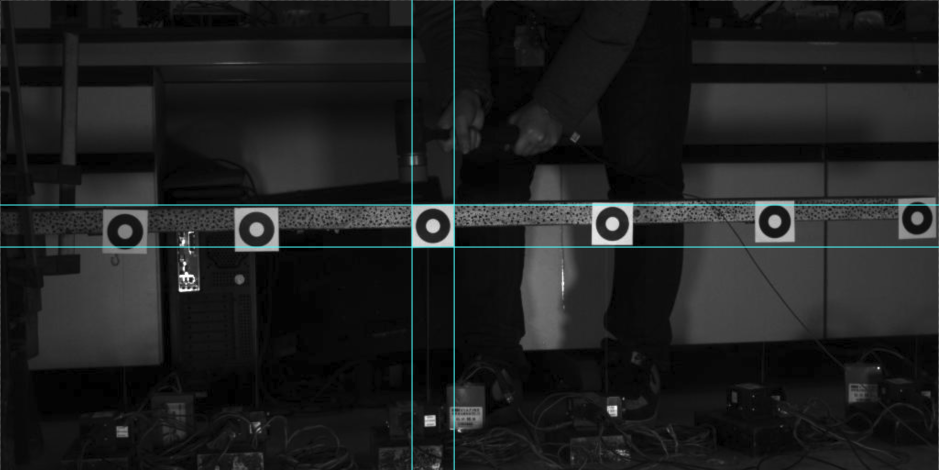
#> input picture img/2.png, 1878 x 939 px (shown at 1/2 size)
$ python -i frame_processing.py   (imports and definitions only)
#> lines starting #> are read from the running program, lines starting #| are printed output that depends on the picture; after the words box and inside, x2 and y2 are one past the last pixel; in counts of white or black regions, pixels touching at a corner belong together
#> further down, picture is the input picture: PIL image 1878x939 RGBA; mean R, G, B, A 29.8, 31, 31, 255
import cv2
import os
from PIL import Image, ImageEnhance
import numpy as np
from tqdm import tqdm

def pasue():
    if if_pause:
        input("Press Enter to continue...")

# [80 lines left out: functions display, display_dir, process_video, process_cropped, not called in this run]

def enhance_image(image):
    # 这一行创建了一个增强器对象，用于调整图像的对比度。
    enhancer = ImageEnhance.Contrast(image)
    enhanced_image = enhancer.enhance(3.0)  # 以调整这个系数来增加或减少对比度。
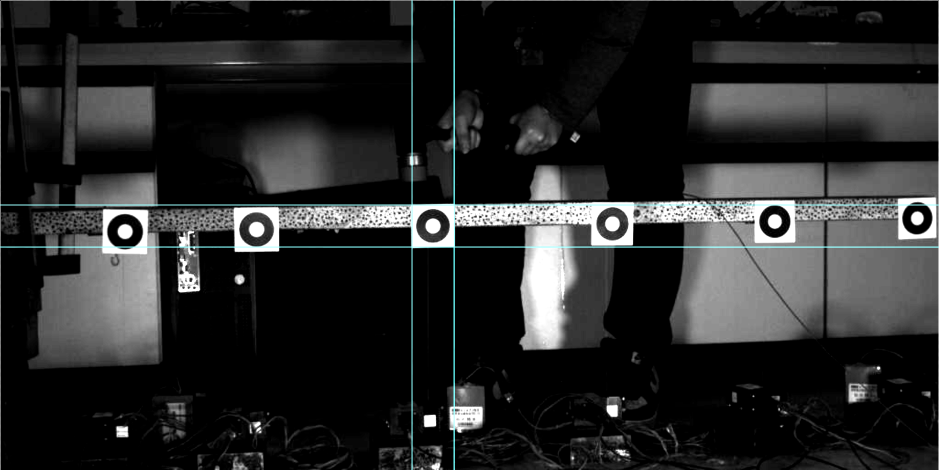
#> enhanced_image: PIL image 1878x939 RGBA (shown at 1/2 size); mean R, G, B, A 38.9, 39.7, 39.7, 255

    # 这一行将增强后的图像转换为灰度图像（'L'模式），即每个像素的强度用一个值表示（从黑到白）。
    gray_image = enhanced_image.convert('L')
    gray_array = np.array(gray_image)

    # 此行应用阈值处理将灰度图像转换为黑白图像。阈值为 128，低于此值的像素变为黑色（0），高于此值的像素变为白色（255）。cv2.THRESH_OTSU "是一种根据图像直方图自动确定阈值的方法。
    _, bw_image = cv2.threshold(gray_array, 128, 255, cv2.THRESH_BINARY | cv2.THRESH_OTSU)
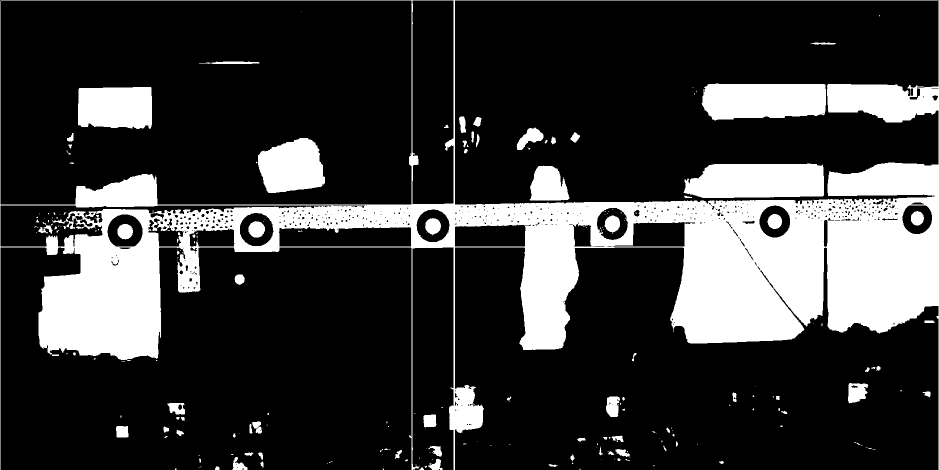
#> bw_image: shape (939, 1878) (shown at 1/2 size); 21.7% white; 230 white regions (142 under 20 px), largest, box (x1, y1, x2, y2) and area: (0, 0, 1878, 939) 304542, (1367, 327, 1648, 396) 17180, (1403, 167, 1652, 241) 16176

    # 这一行将黑白 NumPy 数组转换回 PIL 图像，以便显示或进一步处理。
    final_image = Image.fromarray(bw_image)
    return final_image

# [19 lines left out: function process_enhance, not called in this run]

# Parameters
if_pause = False
if_check = True
video_path = 'data/振动视频1.avi'
dir_temp = "data"
width,height=224,224

# [4 lines not run here, left out]

# [8 lines left out: function frame_processing, not called in this run]

>>> from PIL import Image
>>> picture = Image.open('../img/2.png')
>>> result = enhance_image(picture)
